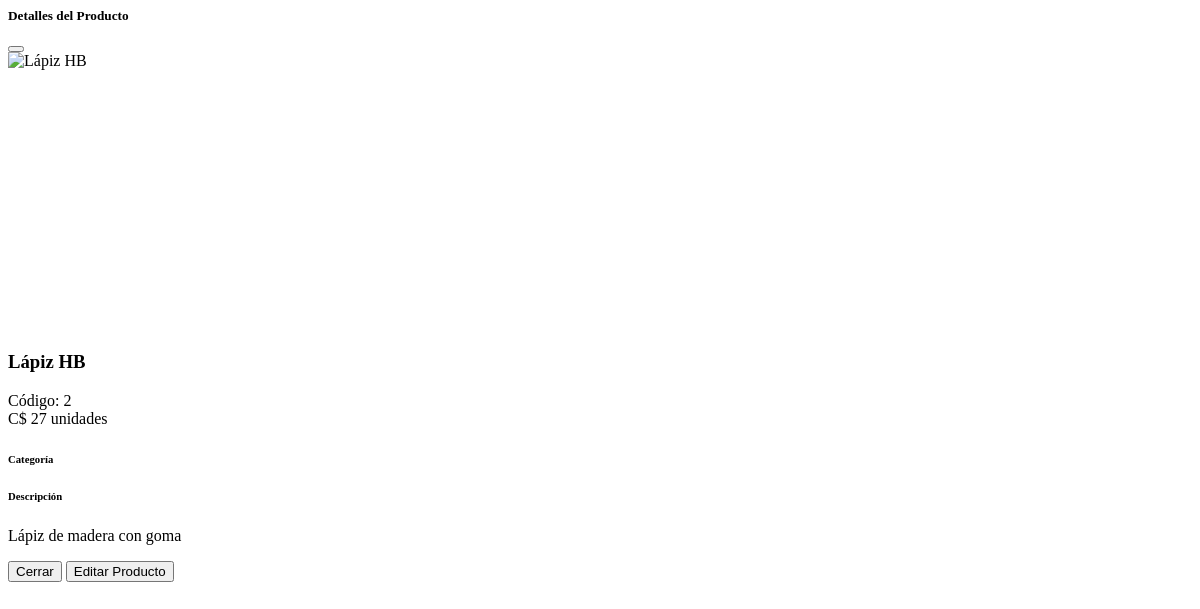
/ver/2, run on an earlier commit of the app's database.
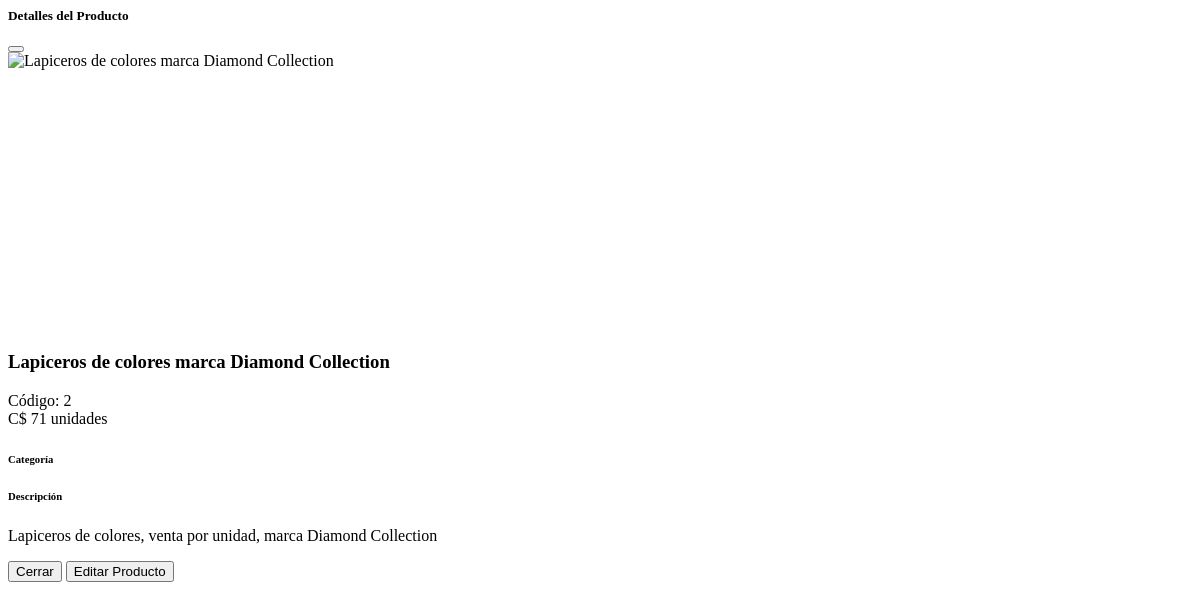
And on a later commit of the database.
### tables this page shows
CREATE TABLE Producto (
    IDProducto INTEGER PRIMARY KEY AUTOINCREMENT,
    IDCategoria INTEGER,
    Nombre TEXT NOT NULL,
    Descripcion TEXT,
    Precio DECIMAL,
    ImagenURL TEXT, -- Campo agregado para la URL de la imagen
    FOREIGN KEY (IDCategoria) REFERENCES Categoria(IDCategoria)
);

### aplicacion.py (the view)
@app.route("/ver/<int:producto_id>")
def ver_detalle(producto_id):
    producto = obtener_producto_por_id(producto_id)
    print(producto)
    return render_template("modals/modal_detalles.html", producto=producto)

### aplicacion.py (called while the page is built)
def get_db_connection():
    conn = sqlite3.connect(database_path)
    conn.row_factory = sqlite3.Row
    return conn

def obtener_producto_por_id(producto_id):
    try:
        dbconection = get_db_connection()
        db = dbconection.cursor()
        db.execute(
            """SELECT p.IDProducto, p.Nombre, p.Precio, p.ImagenURL,
                      p.IDCategoria, c.Nombre AS categoria_nombre,
                      COALESCE(s.Cantidad, 0) AS stock_total,
                      p.Descripcion
               FROM Producto p
               LEFT JOIN Categoria c ON p.IDCategoria = c.IDCategoria
               LEFT JOIN Stock_Sucursal s ON p.IDProducto = s.IDProducto AND s.IDSucursal = 1
               WHERE p.IDProducto = ?""",
            (producto_id,)
        )
        producto = db.fetchone()
        return producto
    except Exception as e:
        print(f"Error al obtener producto: {e}")
        return None
    finally:
        db.close()
        dbconection.close()

### app/blueprints/inventario/templates/modals/modal_detalles.html (shortened to what this page needs)
<div class="modal fade" id="modalDetalles{{ producto.IDProducto }}" tabindex="-1" aria-hidden="true">
    <div class="modal-dialog modal-lg">
        <div class="modal-content border-0 shadow">
            <div class="modal-header bg-primary text-white">
                <h5 class="modal-title fw-semibold">
                    Detalles del Producto
                </h5>
                <button type="button" class="btn-close btn-close-white" data-bs-dismiss="modal" aria-label="Close"></button>
            </div>
            <div class="modal-body p-4">
                <div class="row g-4">
                    <div class="col-md-5">
                        <div class="bg-light rounded-3 p-3 d-flex align-items-center justify-content-center" style="height: 280px;">
                            <img src="{{ producto.ImagenURL or url_for('static', filename='img/no-image.jpg') }}"
                                 class="img-fluid rounded"
                                 style="max-height: 250px; object-fit: contain;"
                                 alt="{{ producto.Nombre }}"
                                 onerror="this.src='{{ url_for('static', filename='img/no-image.jpg') }}'">
                        </div>
                    </div>
                    <div class="col-md-7">
                        <div class="d-flex flex-column h-100">
                            <div class="mb-4">
                                <h3 class="fw-bold text-primary mb-2">{{ producto.Nombre }}</h3>
                                <span class="badge bg-secondary mb-3">Código: {{ producto.IDProducto }}</span>
                                <div class="d-flex align-items-center mb-3">
                                    <span class="fs-4 fw-bold me-2">C$ {{ producto.precio_venta }}</span>
                                    <span class="badge {% if producto.stock_total < 10 %}bg-danger{% else %}bg-success{% endif %}">
                                        {{ producto.stock_total }} unidades
                                    </span>
                                </div>
                            </div>
                            <div class="flex-grow-1">
                                <div class="mb-3">
                                    <h6 class="text-muted mb-2">Categoría</h6>
                                </div>
                                <div class="mb-3">
                                    <h6 class="text-muted mb-2">Descripción</h6>
                                    <p class="mb-0">{{ producto.Descripcion or 'No hay descripción disponible' }}</p>
                                </div>
                            </div>
                        </div>
                    </div>
                </div>
            </div>
            <div class="modal-footer bg-light">
                <button type="button" class="btn btn-outline-secondary" data-bs-dismiss="modal">
                    Cerrar
                </button>
                <button type="button" class="btn btn-primary" data-bs-toggle="modal" data-bs-target="#modalEditar{{ producto.IDProducto }}">
                    Editar Producto
                </button>
            </div>
        </div>
    </div>
  </div>

What changed in the data, as far as the page shows it:
changed Producto id 2: Nombre "Lápiz HB" → "Lapiceros de colores marca Diamond Collection"; Descripcion "Lápiz de madera con goma" → "Lapiceros de colores, venta por unidad, marca Diamond Collection"
Also different on the page:
{{ producto.stock_total }}: "27" → "71"
